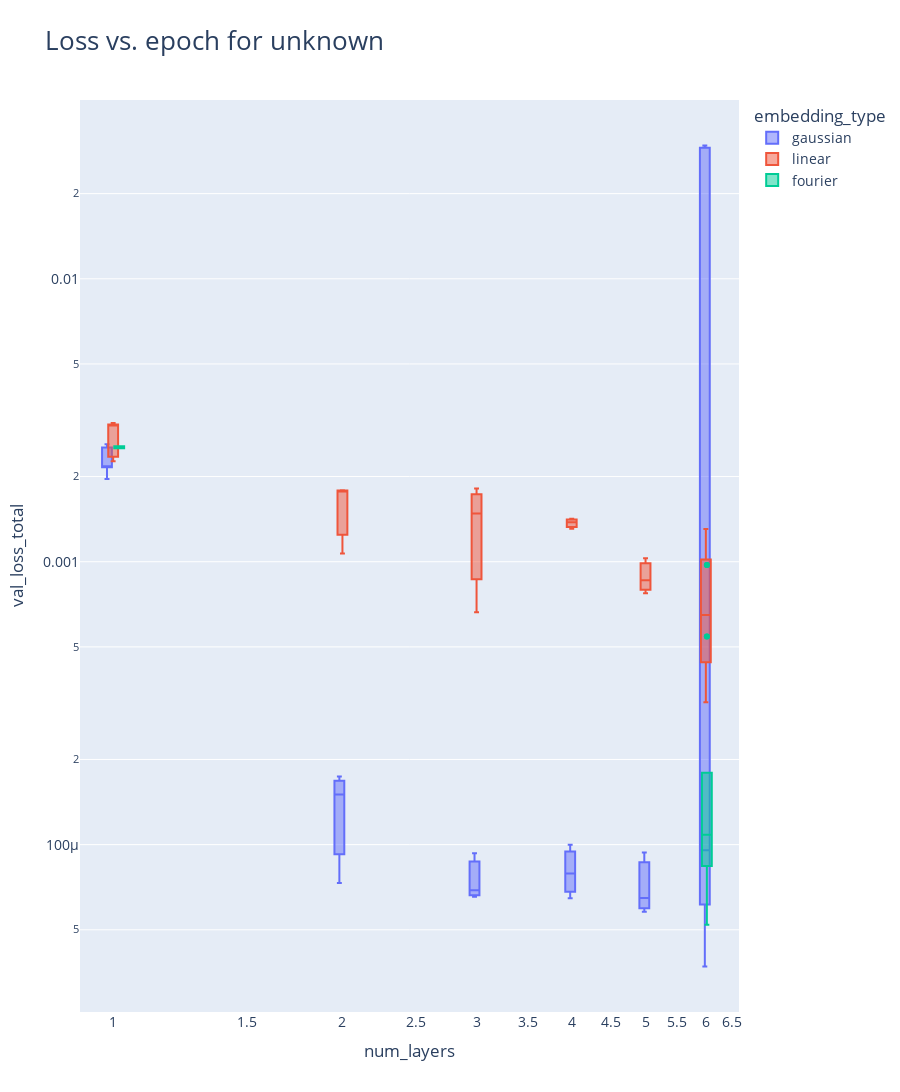

Source (notebook cell):
### Code cell
import plotly.express as px
import numpy as np

xp_fancy_names = {
    "6_op": "6 operands (predicting RHS)",
    "4_op": "4 operands (predicting RHS)",
    "4_op_mlm": "4 operands (predicting all tokens)",
    "4_op_small_model": "4 operands (small model)",
    "4_op_uniform": "4 operands (uniform)",
    "unknown": "unknown",
    "varying_lengthscale": "4 operands (varying lengthscale)",
    "different_depth": "4 operands (different depth)"
}

xp_name = "unknown"
# filter
results_to_plot = results.copy()
#results_to_plot = results[results["experiment"] == xp_name]

# split dataset path to take only the part between /
results_to_plot["dataset_path"] = results_to_plot["dataset_path"].str.split("/").str[2].str.split("tokenized_").str[1]

# filter to remove nans
results_to_plot = results_to_plot.dropna(subset=["dataset_path"])

results_to_plot["epoch"] = results_to_plot["epoch"].astype(str)
results_to_plot["num_layers"] = results_to_plot["num_layers"].astype(float)
filter_dic = {
    #"num_layers": "6",
    #"embedding_type": "gaussian",
    #"reverse_numerical_embedding": "False",
    #"d_model": "384",
    #"normalize_token_emb": "True",
    #"gaussian_embedding_sd": "[0.026041666666666668]",
    "dataset_path": "fad_4_op_uniform",
    #"dataset_path": "fad_big",
    "epoch": "50",
}
# allow missing or value in filter_dic
for key, value in filter_dic.items():
    results_to_plot = results_to_plot[np.isin(results_to_plot[key], [value, "missing"])]

# print model size
print("num_layers", results_to_plot["num_layers"].unique())
print("d_model", results_to_plot["d_model"].unique())
print("nhead", results_to_plot["nhead"].unique())
print("gaussian_embedding_sd", results_to_plot["gaussian_embedding_sd"].unique())
print("gaussian_embedding_sd", np.unique(results_to_plot["gaussian_embedding_sd"], return_counts=True))
print("dim_feedforward", results_to_plot["dim_feedforward"].unique())
print("dataset_path", results_to_plot["dataset_path"].unique())
print("batch_size", results_to_plot["batch_size"].unique())
print("num_steps", results_to_plot["num_steps"].unique())
print("epoch", results_to_plot["epoch"].unique())
# reverse_numerical_embedding
print("reverse_numerical_embedding", results_to_plot["reverse_numerical_embedding"].unique())
# collator
#print("collator", results_to_plot["collator"].unique())
print("normalize_token_emb", results_to_plot["normalize_token_emb"].unique())
print("nomalize_pos_enc", results_to_plot["normalize_pos_enc"].unique())


# fix the palette for the colors
palette = px.colors.qualitative.Plotly
palette = np.array(palette)

# remove gaussian embedding
#results_to_plot = results_to_plot[results_to_plot["embedding_type"] != "gaussian"]


#group_cols = ["epoch", "dim_feedforward", "dropout", "norm_first", "embedding_type"]
group_cols = results_to_plot.columns
#group_cols.remove(["loss_mlm", "loss_num", "loss_total", "iter"])
group_cols = [col for col in group_cols if col not in ["loss_mlm", "loss_num", "loss_total", "iter", "val_loss_mlm", "val_loss_num", "val_loss_total", "collator"]]

#to_plot = results.groupby(group_cols).mean("loss_total").reset_index()
#also compute count, create a new column
# to_plot = results_to_plot.groupby(group_cols).agg(
#     loss_total=("loss_total", "mean"),
#     loss_total_std=("loss_total", "std"),
#     # min and max for error bars
#     loss_total_min=("loss_total", "min"),
#     loss_total_max=("loss_total", "max"),
#     # same for val_loss
#     val_loss_total=("val_loss_total", "mean"),
#     val_loss_total_std=("val_loss_total", "std"),
#     # min and max for error bars
#     val_loss_total_min=("val_loss_total", "min"),
#     val_loss_total_max=("val_loss_total", "max"),
#     count=("loss_total", "count")
# ).reset_index()
# convert multiindex to single index
to_plot = results_to_plot
# import numpy as np
# filter_dic = {
#     #"norm_first": True,
#     #"gaussian_embedding_normalization": "step",
#     #"d_model": "384",
# }

# to_plot = results.copy()
# for key, value in filter_dic.items():
#     to_plot = to_plot[np.isin(to_plot[key], [value, "missing"])]

#to_plot = results
#to_plot = results

#to_plot = results
#to_plot["emb_type_lengthscale"] = to_plot["embedding_type"] + "_" + to_plot["fourier_length_scale"].astype(str) + "_" + to_plot["gaussian_embedding_sd"].astype(str)


# Assuming to_plot is your DataFrame
to_plot["emb_type_lengthscale"] = np.where(
    to_plot["embedding_type"] == "linear", 
    to_plot["embedding_type"],
    np.where(
        to_plot["embedding_type"] == "fourier", 
        to_plot["embedding_type"] + " / " + to_plot["fourier_length_scale"].astype(str),
        np.where(
            to_plot["embedding_type"] == "gaussian", 
            to_plot["embedding_type"] + " / " + to_plot["gaussian_embedding_sd"].astype(str),
            to_plot["embedding_type"]  # Default case if other embedding types need handling
        )
    )
)

# filter only gaussian embedding_type
#to_plot = to_plot[to_plot["embedding_type"] == "fourier"]
#to_plot = to_plot[to_plot["epoch"]  100]
#to_plot = to_plot[np.isin(to_plot["reverse_numerical_embedding"].astype(str), [False, "missing"])]

print(to_plot["embedding_type"].unique())

to_plot["fourier_length_scale"] = to_plot["fourier_length_scale"].astype(float)
to_plot["gaussian_embedding_sd"] = to_plot["gaussian_embedding_sd"].str.replace("[", "").str.replace("]", "").astype(float)
to_plot["num_layers"] = to_plot["num_layers"].astype(float)

# select only gaussian and linear
#to_plot = to_plot[to_plot["embedding_type"].isin(["gaussian", "linear", "missing"])]


# Assuming 'to_plot' is your DataFrame

#fig = px.line(to_plot, x="epoch", y="val_loss_total", title="Loss vs. epoch",
#                 color="emb_type_lengthscale", height=1200, hover_data=to_plot.columns)#, error_y="val_loss_total_std")

# fig = px.line(to_plot, x="epoch", y="loss_total", title=f"Loss vs. epoch for {xp_fancy_names[xp_name]}",
#     color="emb_type_lengthscale", height=900, hover_data=to_plot.columns, error_y="loss_total_std",
#     color_discrete_sequence=palette)
fig = px.box(to_plot, x="num_layers", y="val_loss_total", title=f"Loss vs. epoch for {xp_fancy_names[xp_name]}",
    color="embedding_type", height=900, hover_data=to_plot.columns) #facet_row = "dataset_path",
    #facet_row="gaussian_embedding_sd")
    #facet_col="num_layers")

fig.update_yaxes(matches=None)

# fig = px.strip(to_plot, x="fourier_length_scale", y="loss_total", title=f"Loss vs. epoch for {xp_fancy_names[xp_name]}",
#     color="fourier_length_scale", height=900, hover_data=to_plot.columns,
#     color_discrete_sequence=palette, facet_col = "dataset_path")
#fig.update_traces(line=dict(width=5)) 

# Make points transparent
#fig.for_each_trace(lambda trace: trace.update(opacity=1.))

#log scale for y axis
fig.update_yaxes(type="log")
fig.update_xaxes(type="log")

fig.update_layout(
    title_font_size=26,  # Bigger title text
    font=dict(
        #family="Courier New, monospace",  # You can change the font family
        size=14,  # Bigger text for axis titles, labels, and legend
        #color="RebeccaPurple"  # Just an example of changing the text color
    ),
    #yaxis_title="Loss Total",  # Explicitly setting the axis title
    #xaxis_title="Epochs",
    #legend_title_text='Embedding type / Lengthscale',  # Bigger legend title
    height=1500,
)

# Add annotations with 'halo'
# # Add annotations with 'halo' effect
# for trace in fig.data:
#     # Get the last point's x and y coordinates
#     last_x = trace.x[-1]
#     last_y = trace.y[-1]
#     # Get the trace's name (label)
#     trace_name = trace.name
    
#     # Define common annotation properties
#     common_annotation_args = dict(
#         x=last_x, y=last_y,
#         showarrow=False,
#         xanchor='center', yanchor='middle',
#         align='center'
#     )
    
#     # Create the 'halo' effect by adding a white background annotation slightly larger than the text
#     fig.add_annotation(text=trace_name, font=dict(size=16.5, color='white', family='Arial'),
#                        **common_annotation_args, opacity=0.7)

#     # Create the primary annotation in the trace color
#     fig.add_annotation(text=trace_name, font=dict(size=16, color=trace.marker.color, family='Arial'),
#                        **common_annotation_args)

fig.show()

### Figure 1 — Plotly figure (JSON) as saved in the notebook; plotly's stock layout.template omitted (floating-point values rounded to 4 significant figures; data arrays with more than 128 entries replaced by an {"elided": "..."} marker saying what was removed)
{"data": [{"alignmentgroup": "True", "customdata": {"elided": "54x40 mixed values"}, "hovertemplate": "embedding_type=%{customdata[7]}<br>num_layers=%{x}<br>val_loss_total=%{y}<br>epoch=%{customdata[0]}<br>loss_mlm=%{customdata[1]}<br>loss_num=%{customdata[2]}<br>loss_total=%{customdata[3]}<br>val_loss_mlm=%{customdata[4]}<br>val_loss_num=%{customdata[5]}<br>std_dev=%{customdata[6]}<br>reverse_numerical_embedding=%{customdata[8]}<br>gaussian_embedding_sd=%{customdata[9]}<br>dim_feedforward=%{customdata[10]}<br>dropout=%{customdata[11]}<br>norm_first=%{customdata[12]}<br>gaussian_embedding_left_bound=%{customdata[13]}<br>gaussian_embedding_right_bound=%{customdata[14]}<br>gaussian_embedding_normalization=%{customdata[15]}<br>parametrize_std=%{customdata[16]}<br>fourier_length_scale=%{customdata[17]}<br>fourier_kernel=%{customdata[18]}<br>nhead=%{customdata[19]}<br>d_model=%{customdata[20]}<br>context_length=%{customdata[21]}<br>iter=%{customdata[22]}<br>epochs=%{customdata[23]}<br>lr=%{customdata[24]}<br>weight_decay=%{customdata[25]}<br>minimum_lr=%{customdata[26]}<br>warmup_steps=%{customdata[27]}<br>batch_size=%{customdata[28]}<br>num_steps=%{customdata[29]}<br>vocab_size=%{customdata[30]}<br>mlm_probability=%{customdata[31]}<br>dataset=%{customdata[32]}<br>experiment=%{customdata[33]}<br>dataset_path=%{customdata[34]}<br>tokenizer_path=%{customdata[35]}<br>collator=%{customdata[36]}<br>normalize_pos_enc=%{customdata[37]}<br>normalize_token_emb=%{customdata[38]}<br>emb_type_lengthscale=%{customdata[39]}<extra></extra>", "legendgroup": "gaussian", "marker": {"color": "#636efa"}, "name": "gaussian", "notched": false, "offsetgroup": "gaussian", "orientation": "v", "showlegend": true, "type": "box", "x": [6, 6, 6, 6, 6, 6, 6, 1, 6, 6, 6, 6, 6, 6, 1, 6, 6, 6, 6, 6, 6, 6, 6, 6, 6, 6, 6, 6, 1, 6, 6, 6, 6, 6, 6, 1, 1, 6, 5, 2, 2, 1, 4, 6, 3, 2, 4, 6, 4, 1, 3, 3, 5, 5], "x0": " ", "xaxis": "x", "y": [0.02931, 4.918e-05, 0.02911, 0.02957, 0.0001064, 0.02903, 5.856e-05, 0.002603, 0.02927, 6.77e-05, 9.555e-05, 0.02895, 0.0001036, 6.941e-05, 0.002162, 3.712e-05, 5.928e-05, 6.395e-05, 7.596e-05, 6.052e-05, 0.02593, 0.02931, 4.918e-05, 0.02911, 0.02957, 0.0001064, 0.02903, 5.856e-05, 0.002603, 0.02927, 6.77e-05, 9.555e-05, 0.02895, 0.0001036, 6.941e-05, 0.002162, 0.002314, 3.712e-05, 6.482e-05, 7.319e-05, 0.0001504, 0.002155, 7.9e-05, 6.395e-05, 6.892e-05, 0.0001742, 9.982e-05, 6.052e-05, 6.458e-05, 0.001962, 6.538e-05, 9.321e-05, 5.791e-05, 9.387e-05], "y0": " ", "yaxis": "y"}, {"alignmentgroup": "True", "customdata": {"elided": "27x40 mixed values"}, "hovertemplate": "embedding_type=%{customdata[7]}<br>num_layers=%{x}<br>val_loss_total=%{y}<br>epoch=%{customdata[0]}<br>loss_mlm=%{customdata[1]}<br>loss_num=%{customdata[2]}<br>loss_total=%{customdata[3]}<br>val_loss_mlm=%{customdata[4]}<br>val_loss_num=%{customdata[5]}<br>std_dev=%{customdata[6]}<br>reverse_numerical_embedding=%{customdata[8]}<br>gaussian_embedding_sd=%{customdata[9]}<br>dim_feedforward=%{customdata[10]}<br>dropout=%{customdata[11]}<br>norm_first=%{customdata[12]}<br>gaussian_embedding_left_bound=%{customdata[13]}<br>gaussian_embedding_right_bound=%{customdata[14]}<br>gaussian_embedding_normalization=%{customdata[15]}<br>parametrize_std=%{customdata[16]}<br>fourier_length_scale=%{customdata[17]}<br>fourier_kernel=%{customdata[18]}<br>nhead=%{customdata[19]}<br>d_model=%{customdata[20]}<br>context_length=%{customdata[21]}<br>iter=%{customdata[22]}<br>epochs=%{customdata[23]}<br>lr=%{customdata[24]}<br>weight_decay=%{customdata[25]}<br>minimum_lr=%{customdata[26]}<br>warmup_steps=%{customdata[27]}<br>batch_size=%{customdata[28]}<br>num_steps=%{customdata[29]}<br>vocab_size=%{customdata[30]}<br>mlm_probability=%{customdata[31]}<br>dataset=%{customdata[32]}<br>experiment=%{customdata[33]}<br>dataset_path=%{customdata[34]}<br>tokenizer_path=%{customdata[35]}<br>collator=%{customdata[36]}<br>normalize_pos_enc=%{customdata[37]}<br>normalize_token_emb=%{customdata[38]}<br>emb_type_lengthscale=%{customdata[39]}<extra></extra>", "legendgroup": "linear", "marker": {"color": "#EF553B"}, "name": "linear", "notched": false, "offsetgroup": "linear", "orientation": "v", "showlegend": true, "type": "box", "x": [1, 6, 1, 6, 6, 6, 1, 6, 1, 4, 3, 1, 2, 2, 3, 6, 4, 5, 1, 4, 1, 2, 6, 5, 3, 5, 6], "x0": " ", "xaxis": "x", "y": [0.003053, 0.0005644, 0.002267, 0.0007314, 0.001304, 0.0003185, 0.003053, 0.0005644, 0.002267, 0.001378, 0.001479, 0.00259, 0.001789, 0.001068, 0.0006628, 0.0007314, 0.001308, 0.00103, 0.003054, 0.001419, 0.003093, 0.001774, 0.001304, 0.0008597, 0.001814, 0.0007741, 0.0003185], "y0": " ", "yaxis": "y"}, {"alignmentgroup": "True", "customdata": {"elided": "24x40 mixed values"}, "hovertemplate": "embedding_type=%{customdata[7]}<br>num_layers=%{x}<br>val_loss_total=%{y}<br>epoch=%{customdata[0]}<br>loss_mlm=%{customdata[1]}<br>loss_num=%{customdata[2]}<br>loss_total=%{customdata[3]}<br>val_loss_mlm=%{customdata[4]}<br>val_loss_num=%{customdata[5]}<br>std_dev=%{customdata[6]}<br>reverse_numerical_embedding=%{customdata[8]}<br>gaussian_embedding_sd=%{customdata[9]}<br>dim_feedforward=%{customdata[10]}<br>dropout=%{customdata[11]}<br>norm_first=%{customdata[12]}<br>gaussian_embedding_left_bound=%{customdata[13]}<br>gaussian_embedding_right_bound=%{customdata[14]}<br>gaussian_embedding_normalization=%{customdata[15]}<br>parametrize_std=%{customdata[16]}<br>fourier_length_scale=%{customdata[17]}<br>fourier_kernel=%{customdata[18]}<br>nhead=%{customdata[19]}<br>d_model=%{customdata[20]}<br>context_length=%{customdata[21]}<br>iter=%{customdata[22]}<br>epochs=%{customdata[23]}<br>lr=%{customdata[24]}<br>weight_decay=%{customdata[25]}<br>minimum_lr=%{customdata[26]}<br>warmup_steps=%{customdata[27]}<br>batch_size=%{customdata[28]}<br>num_steps=%{customdata[29]}<br>vocab_size=%{customdata[30]}<br>mlm_probability=%{customdata[31]}<br>dataset=%{customdata[32]}<br>experiment=%{customdata[33]}<br>dataset_path=%{customdata[34]}<br>tokenizer_path=%{customdata[35]}<br>collator=%{customdata[36]}<br>normalize_pos_enc=%{customdata[37]}<br>normalize_token_emb=%{customdata[38]}<br>emb_type_lengthscale=%{customdata[39]}<extra></extra>", "legendgroup": "fourier", "marker": {"color": "#00cc96"}, "name": "fourier", "notched": false, "offsetgroup": "fourier", "orientation": "v", "showlegend": true, "type": "box", "x": [1, 6, 6, 6, 1, 6, 6, 6, 6, 6, 6, 6, 6, 6, 1, 6, 6, 6, 1, 6, 6, 6, 6, 6], "x0": " ", "xaxis": "x", "y": [0.002519, 0.0009733, 8.523e-05, 0.0005444, 0.00256, 0.0001796, 0.0001201, 5.21e-05, 9.684e-05, 7.232e-05, 0.0001054, 0.0001115, 8.268e-05, 0.0001183, 0.002519, 0.0009733, 8.523e-05, 0.0005444, 0.00256, 0.0001796, 0.0001201, 5.21e-05, 0.0001054, 8.268e-05], "y0": " ", "yaxis": "y"}], "layout": {"boxmode": "group", "font": {"size": 14}, "height": 1500, "legend": {"title": {"text": "embedding_type"}, "tracegroupgap": 0}, "title": {"font": {"size": 26}, "text": "Loss vs. epoch for unknown"}, "xaxis": {"anchor": "y", "domain": [0, 1], "title": {"text": "num_layers"}, "type": "log"}, "yaxis": {"anchor": "x", "domain": [0, 1], "title": {"text": "val_loss_total"}, "type": "log"}}}
